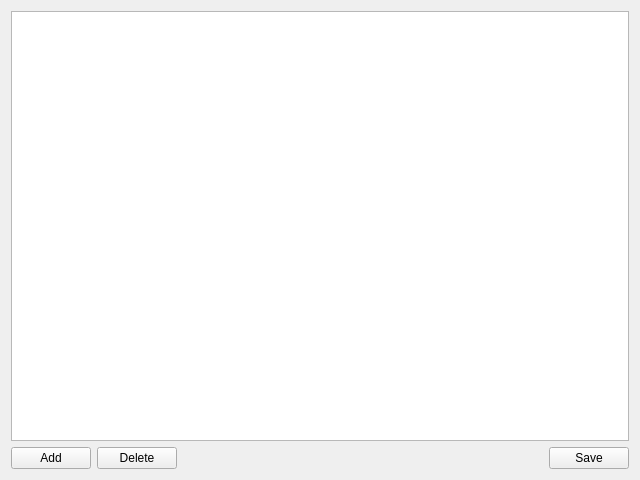
<?xml version="1.0" encoding="UTF-8"?>
<ui version="4.0">
 <class>RulesWidget</class>
 <widget class="QWidget" name="RulesWidget">
  <property name="geometry">
   <rect>
    <x>0</x>
    <y>0</y>
    <width>640</width>
    <height>480</height>
   </rect>
  </property>
  <property name="windowTitle">
   <string>Form</string>
  </property>
  <layout class="QGridLayout" name="gridLayout">
   <item row="0" column="0" colspan="4">
    <widget class="QListWidget" name="listWidget"/>
   </item>
   <item row="1" column="0">
    <widget class="QPushButton" name="addButton">
     <property name="text">
      <string>Add</string>
     </property>
     <property name="icon">
      <iconset resource="../res/blechuhr.qrc">
       <normaloff>:/blechuhr/images/blechuhr/add.svg</normaloff>:/blechuhr/images/blechuhr/add.svg</iconset>
     </property>
    </widget>
   </item>
   <item row="1" column="1">
    <widget class="QPushButton" name="deleteButton">
     <property name="text">
      <string>Delete</string>
     </property>
     <property name="icon">
      <iconset resource="../res/blechuhr.qrc">
       <normaloff>:/blechuhr/images/blechuhr/subtract.svg</normaloff>:/blechuhr/images/blechuhr/subtract.svg</iconset>
     </property>
    </widget>
   </item>
   <item row="1" column="2">
    <spacer name="horizontalSpacer">
     <property name="orientation">
      <enum>Qt::Horizontal</enum>
     </property>
     <property name="sizeHint" stdset="0">
      <size>
       <width>376</width>
       <height>20</height>
      </size>
     </property>
    </spacer>
   </item>
   <item row="1" column="3">
    <widget class="QPushButton" name="saveButton">
     <property name="text">
      <string>Save</string>
     </property>
     <property name="icon">
      <iconset resource="../res/blechuhr.qrc">
       <normaloff>:/blechuhr/images/blechuhr/save.svg</normaloff>:/blechuhr/images/blechuhr/save.svg</iconset>
     </property>
    </widget>
   </item>
  </layout>
 </widget>
 <resources>
  <include location="../res/blechuhr.qrc"/>
 </resources>
 <connections/>
</ui>
